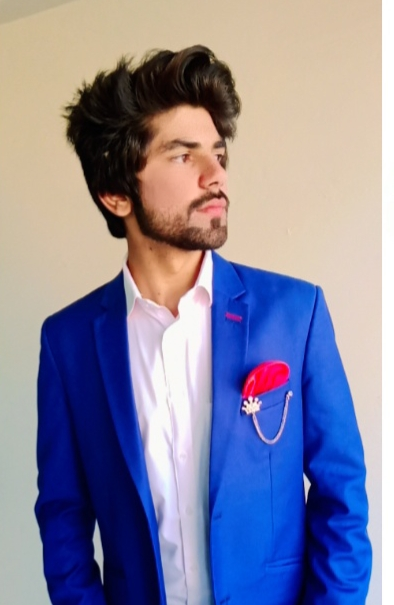
#> input picture hamad.jpg, 394 x 605 px, found by its file name
$ python pencil_sketch.py
#> lines starting #> are read from the running program, lines starting #| are printed output that depends on the picture; after the words box and inside, x2 and y2 are one past the last pixel; in counts of white or black regions, pixels touching at a corner belong together
import numpy as np
import imageio
import scipy.ndimage
import cv2
img="G:\Python-Journey\Pencil_sketch.py\hamad.jpg"

def rgb2gray(rgb):
    return np.dot(rgb[...,:3] ,[0.2989, 0.5870, 0.1140])


def dodge(front, back):
   final_sketch =front*255/(255-back)
   final_sketch[final_sketch>255]=255
   final_sketch[back==255]=255
   return final_sketch.astype('uint8')

ss= imageio.imread(img)
#> ss is the input picture: shape (605, 394, 3); mean R, G, B 135.1, 134, 159.1
gray=rgb2gray(ss)
#> in rgb2gray, `return np.dot(rgb[...,:3] ,[0.2989, 0.5870, 0.1140])`:
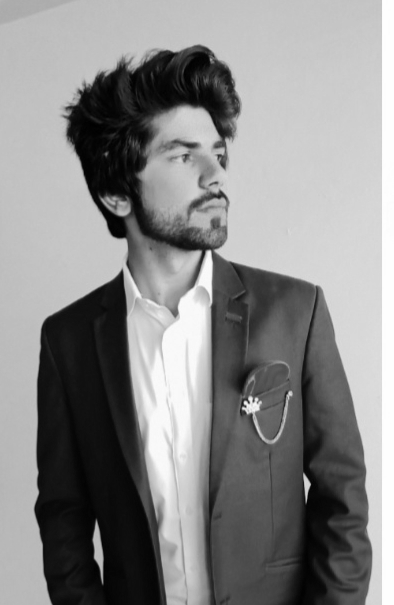
#> returned value: shape (605, 394) float64; min 0, max 255, mean 137.1

i=225-gray
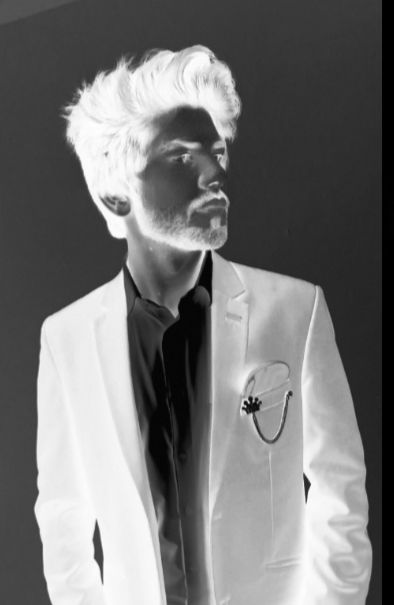
#> i: shape (605, 394) float64; min -29.97, max 225, mean 87.9; drawn with min black and max white
blur=scipy.ndimage.filters.gaussian_filter(i, sigma=15)
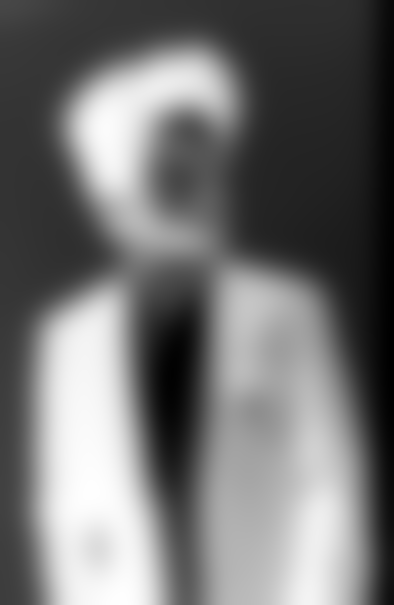
#> blur: shape (605, 394) float64; min -14.23, max 213.7, mean 87.9; drawn with min black and max white
r=dodge(blur,gray)
#> in dodge, `final_sketch =front*255/(255-back)`:
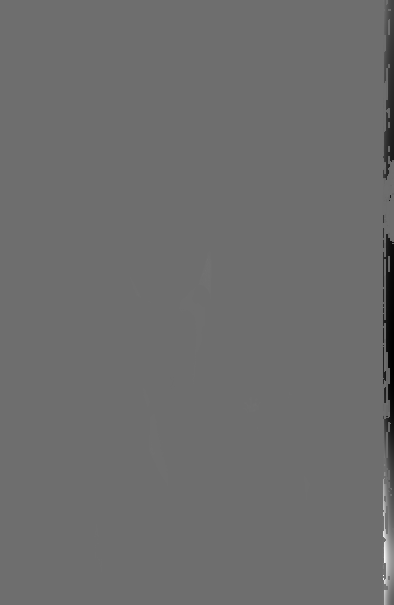
#> final_sketch: shape (605, 394) float64; min -142261.8, max 186151.8, mean -928.9; drawn with min black and max white
#> in dodge, `final_sketch[final_sketch>255]=255`:
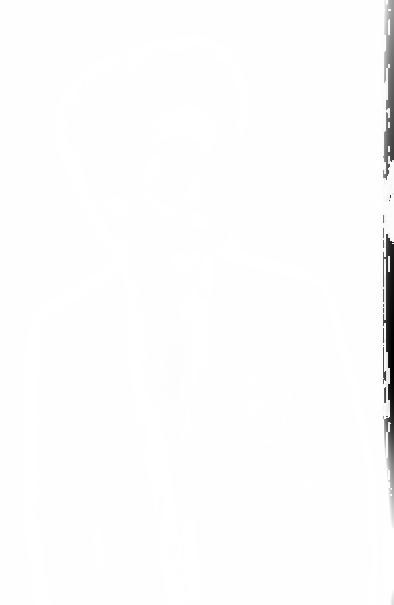
#> final_sketch: shape (605, 394) float64; 12.45% of pixels changed, all inside (x1, y1, x2, y2) = (22, 0, 394, 605); drawn with min black and max white
#> in dodge, `return final_sketch.astype('uint8')`:
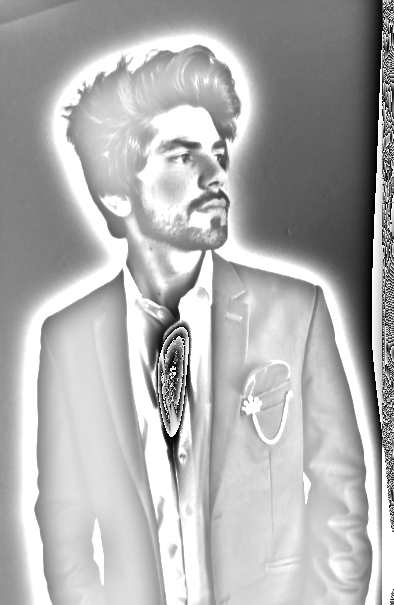
#> returned value: shape (605, 394); min 0, max 255, mean 175.5

cv2.imwrite('hamad_sketch.png',r)
